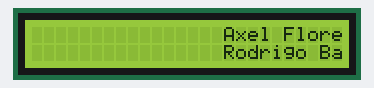
Bench run of a sketch on a simulated Arduino Uno, built with avr-gcc and run on an emulated ATmega328P. Shown: 26×2 character LCD.

Above: at 0.14 s.
At 0.76 s:
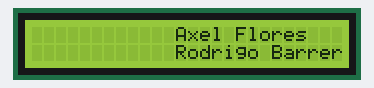
At 1.39 s:
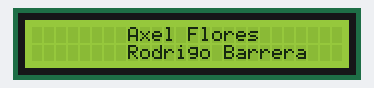
At 2.01 s:
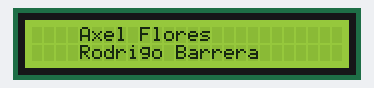
At 2.6 s:
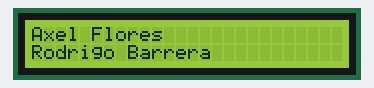

The sketch:

P4A1-NombresLCD.ino
```cpp
#include <LiquidCrystal.h>

LiquidCrystal lcd(12,11,5,4,3,2);

int pos;
void setup() {
  lcd.begin(26,2);
  pos = 16;
}

void loop() {
  lcd.setCursor(pos,0);
  lcd.print("Axel Flores");
  lcd.setCursor(pos,1);
  lcd.print("Rodrigo Barrera");
  if(pos > 0){
    pos -=1;
    delay(150);
    lcd.clear();
  }
}
```
